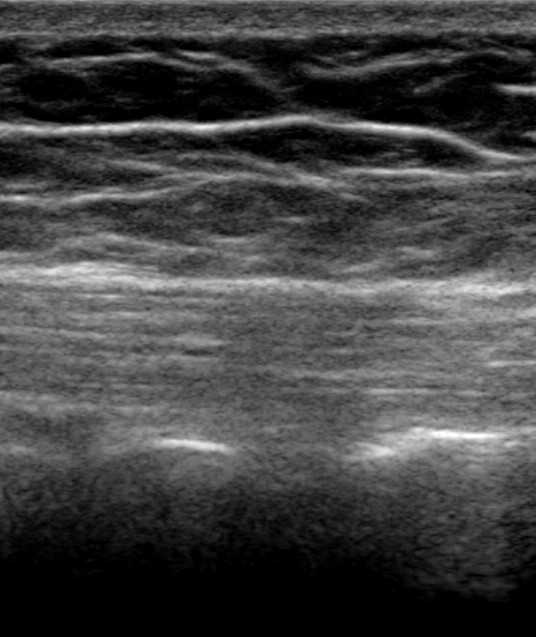
#> input picture image/5_1.jpg, 536 x 637 px, found by its file name
$ python cv_watershed.py
#> lines starting #> are read from the running program, lines starting #| are printed output that depends on the picture; after the words box and inside, x2 and y2 are one past the last pixel; in counts of white or black regions, pixels touching at a corner belong together
import numpy as np
import cv2

path = r'D:\TONG\PycharmProjects\ultrasound image\image\5_1.jpg'
img = cv2.imread(path)
#> img is the input picture: shape (637, 536, 3); min 0, max 255, mean 66.2
gray = cv2.cvtColor(img, cv2.COLOR_BGR2GRAY)
ret, thresh = cv2.threshold(gray, 0, 255, cv2.THRESH_BINARY_INV + cv2.THRESH_OTSU)
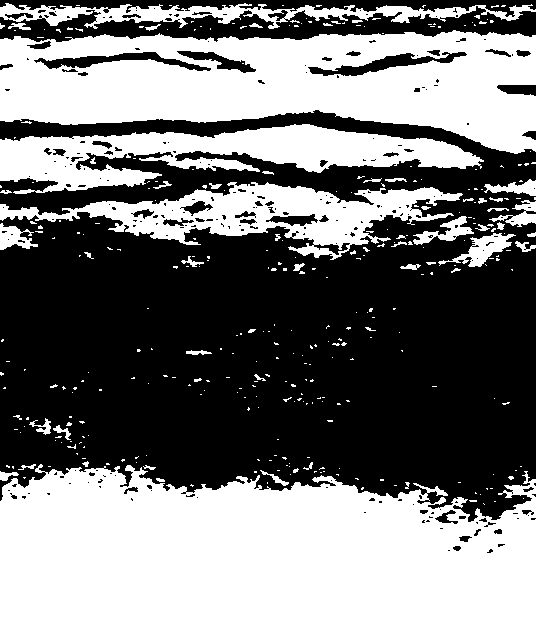
#> thresh: shape (637, 536); 48% white; 343 white regions (288 under 20 px), largest, box (x1, y1, x2, y2) and area: (0, 464, 536, 637) 79697, (0, 30, 536, 154) 43349, (0, 124, 484, 194) 16012
#> ret = 64

kernel = np.ones((3, 3), np.uint8)
opening = cv2.morphologyEx(thresh, cv2.MORPH_OPEN, kernel, iterations=2)
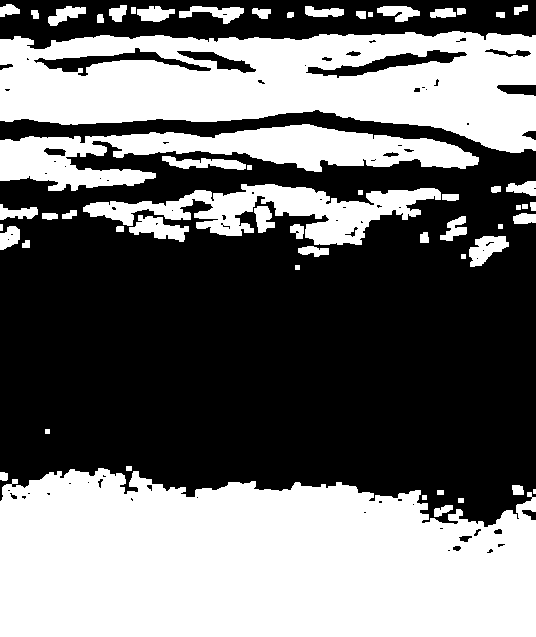
#> opening: shape (637, 536); 44.9% white; 58 white regions (1 under 20 px), largest, box (x1, y1, x2, y2) and area: (0, 468, 536, 637) 77896, (0, 31, 536, 153) 42900, (0, 124, 479, 191) 14496
# sure background area
sure_bg = cv2.dilate(opening, kernel, iterations=3)  # 膨胀
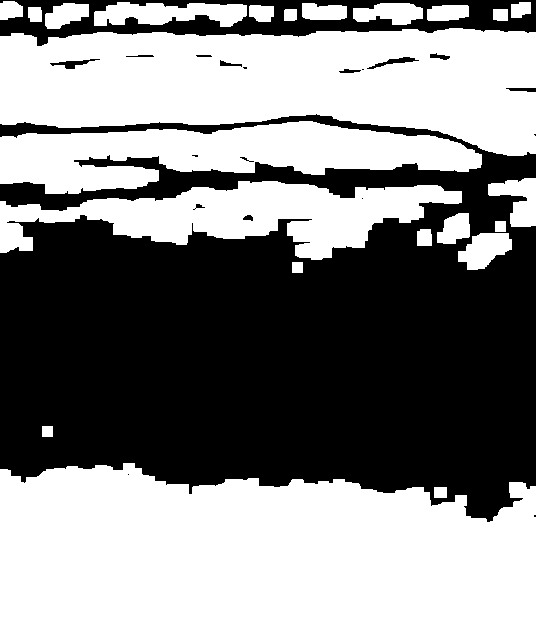
#> sure_bg: shape (637, 536); 53.3% white; 20 black regions (7 under 20 px), largest, box (x1, y1, x2, y2) and area: (0, 114, 536, 522) 148026, (0, 0, 536, 46) 10448, (367, 57, 419, 69) 186
# Finding sure foreground area

dist_transform = cv2.distanceTransform(opening, 2, 5)
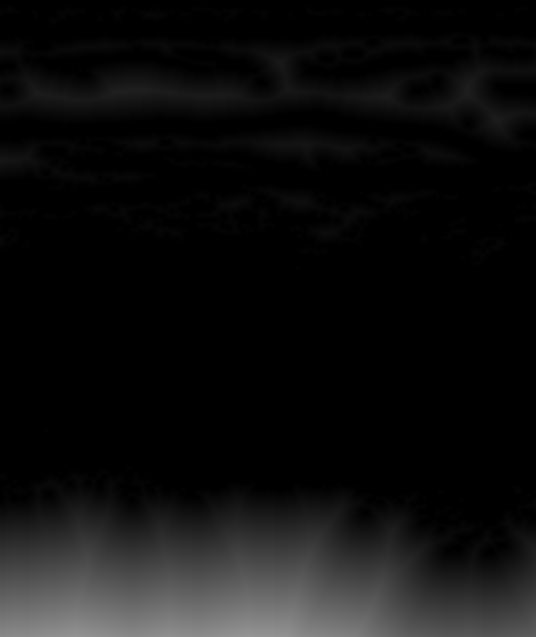
#> dist_transform: shape (637, 536) float32; min 0, max 149, mean 15.2
ret, sure_fg = cv2.threshold(dist_transform, 0.15 * dist_transform.max(), 255, 0)  # 参数改小了，出现不确定区域
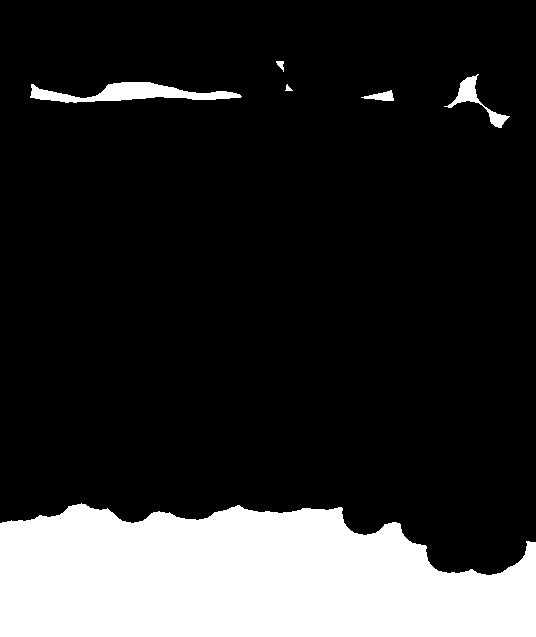
#> sure_fg: shape (637, 536) float32; 18.2% white; 6 white regions, box (x1, y1, x2, y2) and area: (0, 503, 536, 637) 58821, (30, 82, 242, 103) 2155, (444, 74, 510, 128) 720, (361, 90, 394, 101) 197, (276, 61, 284, 72) 49, (285, 84, 293, 91) 29
#> ret = 22.36
# Finding unknown region
sure_fg = np.uint8(sure_fg)
unknown = cv2.subtract(sure_bg, sure_fg)  # 减去前景
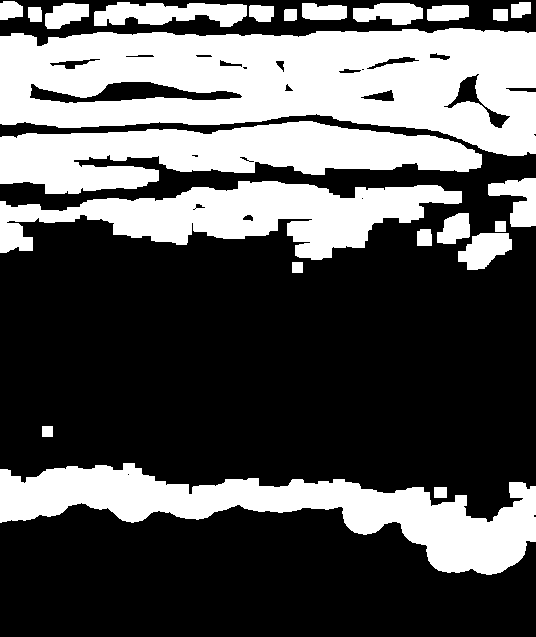
#> unknown: shape (637, 536); 35.2% white; 23 white regions, largest, box (x1, y1, x2, y2) and area: (0, 28, 536, 156) 46991, (0, 463, 536, 575) 23194, (0, 121, 482, 194) 20502

import matplotlib.pyplot as plt


plt.figure()
plt.gray()
plt.imshow(sure_fg)
plt.show()

$ run again, with image/1.jpg copied over image/5_1.jpg
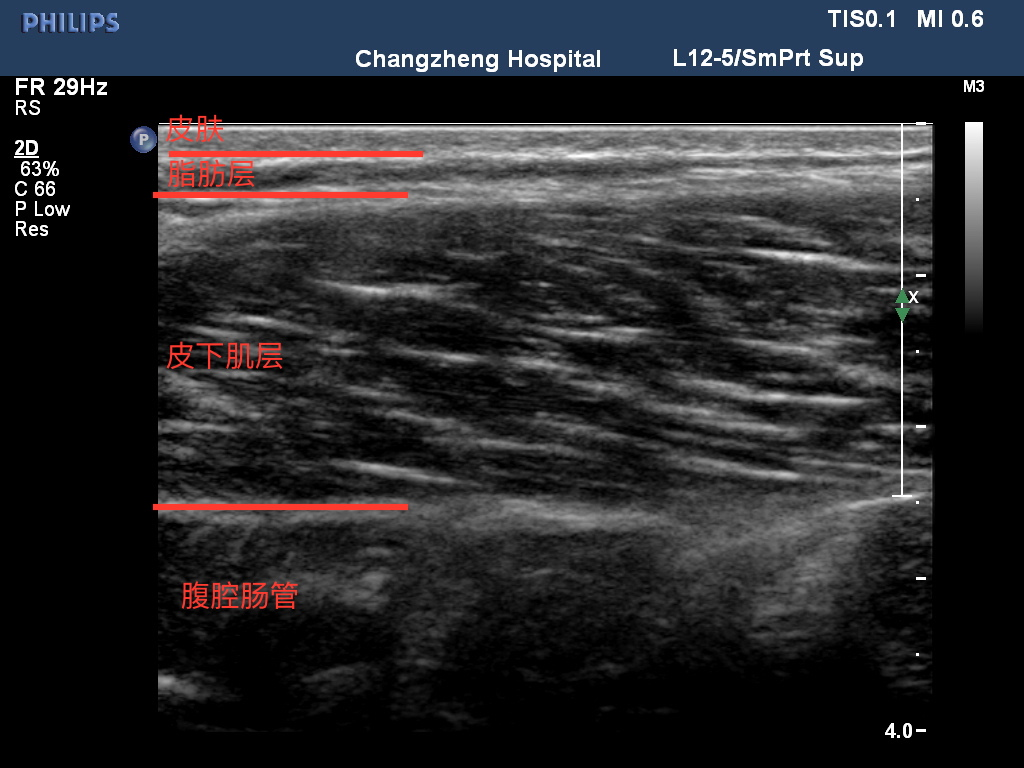
#> input picture image/1.jpg, 1024 x 768 px, found by its file name
#> img is the input picture: shape (768, 1024, 3); mean B, G, R 42.2, 39.3, 39.1
#> `ret, thresh = cv2.threshold(gray, 0, 255, cv2.THRESH_BINARY_INV + cv2...`:
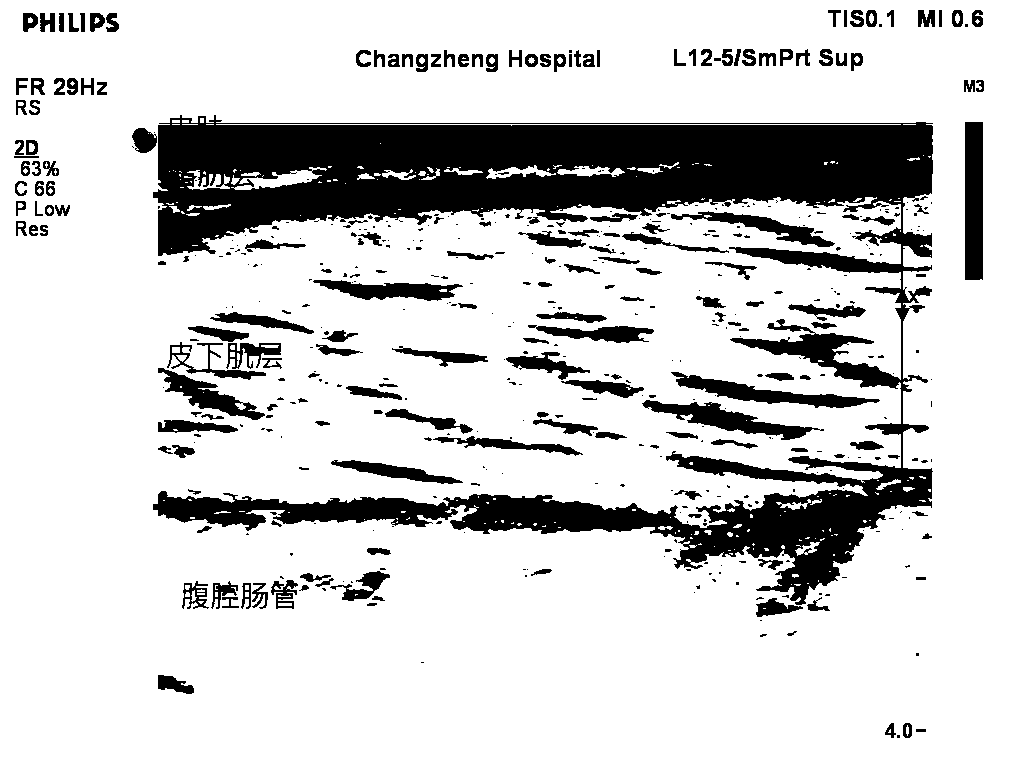
#> thresh: shape (768, 1024); 81.2% white; 499 black regions (299 under 20 px), largest, box (x1, y1, x2, y2) and area: (153, 115, 933, 605) 103352, (965, 122, 983, 280) 2842, (642, 400, 824, 440) 2357
#> `ret, thresh = cv2.threshold(gray, 0, 255, cv2.THRESH_BINARY_INV + cv2...`: ret = 70
#> opening: shape (768, 1024); 79.2% white; 198 black regions (110 under 20 px), largest, box (x1, y1, x2, y2) and area: (132, 115, 933, 621) 118632, (158, 326, 282, 437) 5467, (182, 568, 390, 609) 3515
#> sure_bg: shape (768, 1024); 87% white; 113 black regions (38 under 20 px), largest, box (x1, y1, x2, y2) and area: (136, 119, 930, 252) 62914, (161, 469, 929, 607) 21279, (968, 125, 980, 277) 1824
#> `ret, sure_fg = cv2.threshold(dist_transform, 0.15 * dist_transform.max..`: ret = 29.94
#> `unknown = cv2.subtract(sure_bg, sure_fg)`:
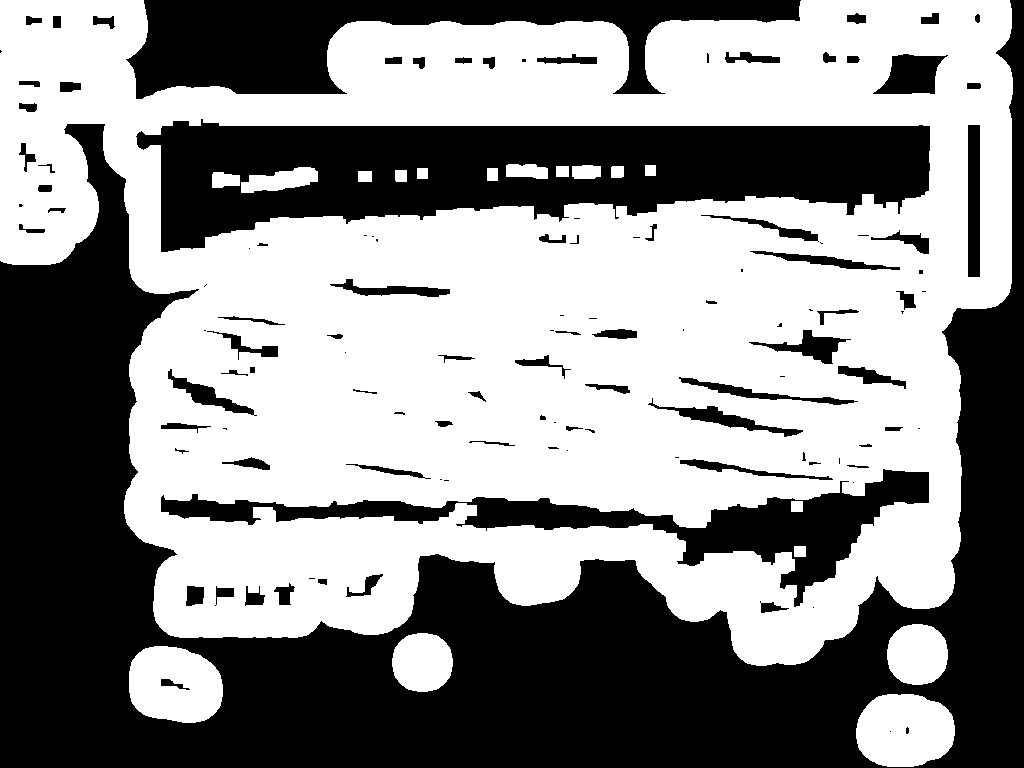
#> unknown: shape (768, 1024); 55.1% white; 121 black regions (41 under 20 px), largest, box (x1, y1, x2, y2) and area: (0, 0, 1024, 768) 218874, (136, 119, 930, 252) 62914, (126, 0, 801, 99) 29603

$ run again, with image/10.jpg copied over image/5_1.jpg
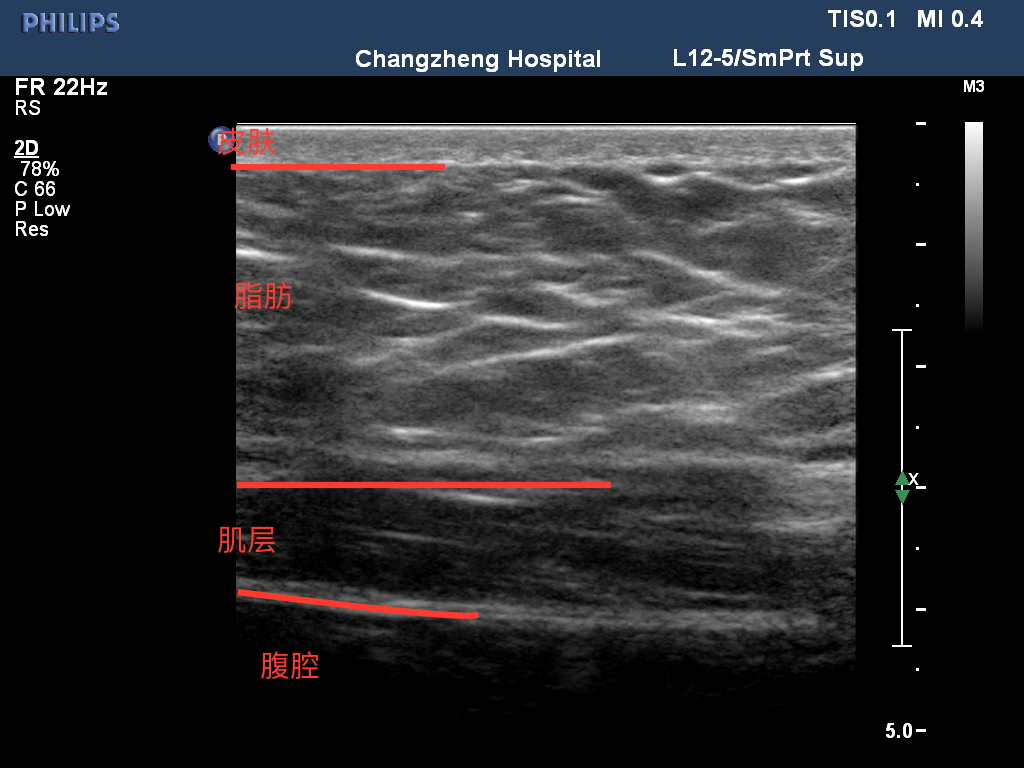
#> input picture image/10.jpg, 1024 x 768 px, found by its file name
#> img is the input picture: shape (768, 1024, 3); mean B, G, R 44.4, 41.6, 41
#> `ret, thresh = cv2.threshold(gray, 0, 255, cv2.THRESH_BINARY_INV + cv2...`:
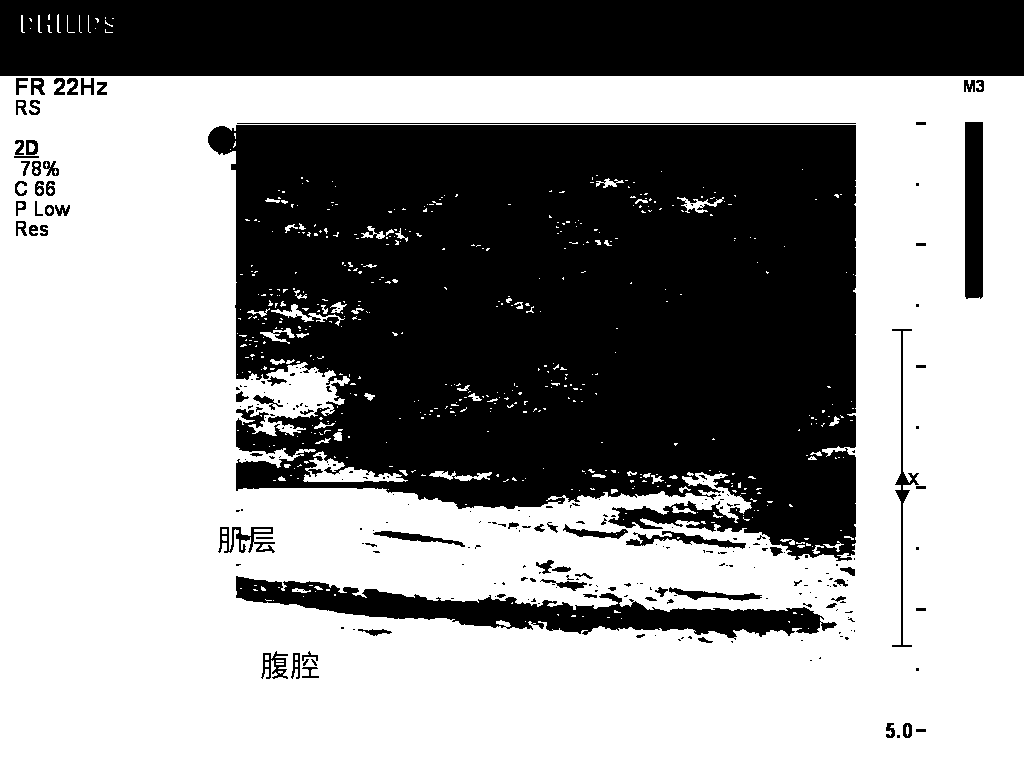
#> thresh: shape (768, 1024); 57.9% white; 258 black regions (181 under 20 px), largest, box (x1, y1, x2, y2) and area: (208, 125, 856, 561) 226413, (0, 0, 1024, 76) 77570, (236, 576, 837, 640) 13597
#> `ret, thresh = cv2.threshold(gray, 0, 255, cv2.THRESH_BINARY_INV + cv2...`: ret = 48
#> opening: shape (768, 1024); 56.3% white; 84 black regions (50 under 20 px), largest, box (x1, y1, x2, y2) and area: (208, 123, 856, 566) 237636, (0, 0, 1024, 95) 79276, (236, 576, 837, 643) 14754
#> sure_bg: shape (768, 1024); 60.2% white; 32 black regions (14 under 20 px), largest, box (x1, y1, x2, y2) and area: (211, 126, 853, 557) 223658, (0, 0, 1024, 92) 75531, (239, 580, 824, 637) 9959
#> `ret, sure_fg = cv2.threshold(dist_transform, 0.15 * dist_transform.max..`: ret = 41.81
#> `unknown = cv2.subtract(sure_bg, sure_fg)`:
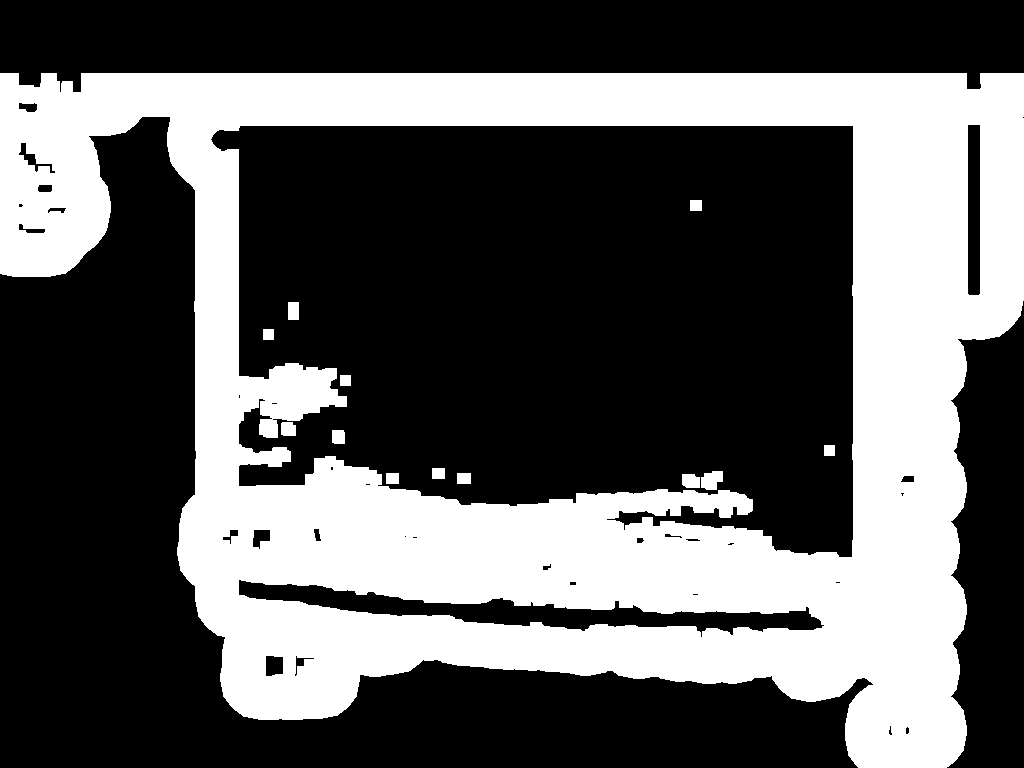
#> unknown: shape (768, 1024); 35.9% white; 13 white regions, largest, box (x1, y1, x2, y2) and area: (0, 73, 1024, 768) 280618, (701, 471, 723, 490) 327, (682, 474, 700, 488) 230
